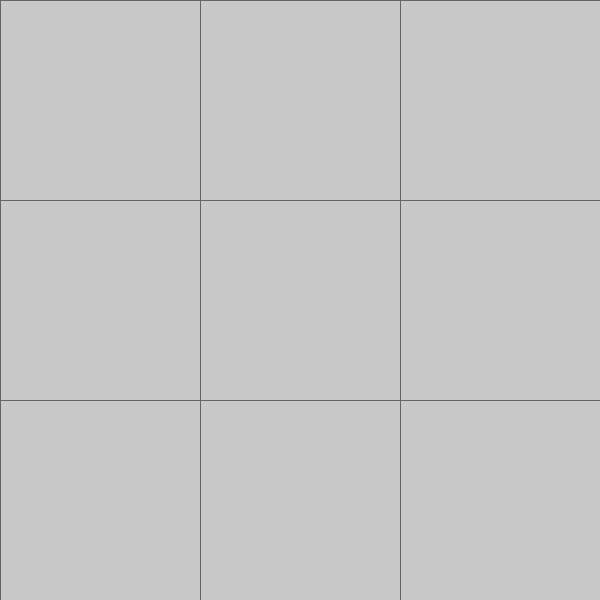
Frame 1 (no input)
Frame 60 (the mouse pressed at the canvas centre just before this capture): identical to frame 1, image omitted
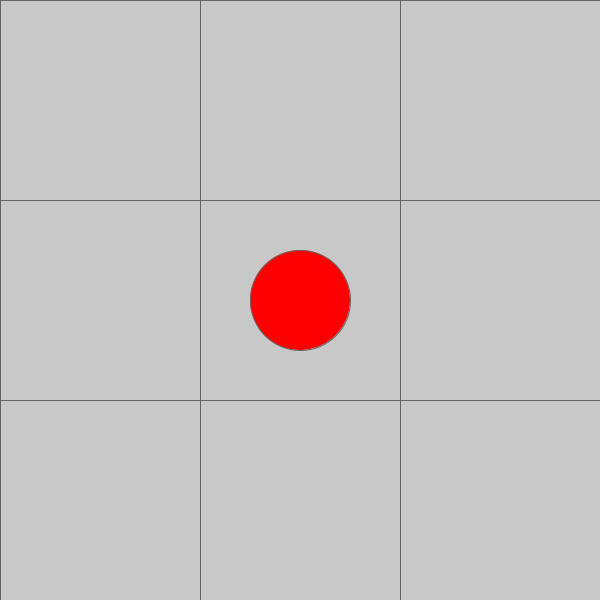
Frame 120 (the mouse held since frame 60 and released just before this capture)

The Processing sketch that drew these frames (run headless with seeded random() and noise(); from frame 60 on, the mouse is pressed at the canvas centre):

// Processing sketch: ta_te_ti_completo
// ── ta_te_ti_completo.pde
// Le agregué estados para fraccionar mejor el código
int cant = 3;
int tam;
int turno;
boolean [][] juga1 = new boolean[cant][cant];
boolean [][] juga2 = new boolean[cant][cant];

String estado = "jugando"; // estado del juego
void setup() {
  size(600, 600);
  tam = width/cant;
  for (int i=0; i<cant; i++) {
    for (int j=0; j<cant; j++) {
      juga1[i][j] = false;
      juga2[i][j] = false;
    }
  }
  textSize(40);
  textAlign(CENTER);
}
void draw() {
  background(255);
  if (estado.equals("jugando")) {
    for (int i=0; i<cant; i++) {
      for (int j=0; j<cant; j++) {
        strokeWeight(1);
        stroke(100);
        fill(200);
        rect(i*tam, j*tam, tam, tam);

        if (juga1[i][j]==true) {
          fill(255, 0, 0);
          ellipse(i*tam+tam/2, j*tam+tam/2, tam/2, tam/2);
        }
        if (juga2[i][j]) {
          strokeWeight(3);
          stroke(0, 0, 255);
          line(i*tam, j*tam, i*tam+tam, j*tam+tam );
          line(i*tam, j*tam+tam, i*tam+tam, j*tam );
        }
        /// condiciones gana juga1
        if (juga1[0][0] && juga1[1][0] && juga1[2][0] ||// fila superior
          juga1[0][1] && juga1[1][1] && juga1[2][1]|| // fila medio
          juga1[0][2] && juga1[1][2] && juga1[2][2] ||// fila inferior

          juga1[0][0] && juga1[0][1] && juga1[0][2] || // columna izquierda
          juga1[1][0] && juga1[1][1] && juga1[1][2] || // comumna del medio
          juga1[2][0] && juga1[2][1] && juga1[2][2] || // comumna derecha

          juga1[0][0] && juga1[1][1] && juga1[2][2] || // diagonal descendente
          juga1[0][2] && juga1[1][1] && juga1[2][0] ) {  // diagonal ascendente

          estado = "gana1"; // si completa alguna fila, columna o diagonal          
        }
        // condiciones para que gane jugador 2
        if (juga2[0][j] && juga2[1][j] && juga2[2][j] || 
          juga2[i][0] && juga2[i][1] && juga2[i][2] ||

          juga2[0][0] && juga2[1][1] && juga2[2][2] || // diagonal descendente
          juga2[0][2] && juga2[1][1] && juga2[2][0] ) {  // diagonal ascendente) {
         
          estado = "gana2"; // si completa alguna fila, columna o diagonal
        }
      }
    }
  }
  if (estado.equals("gana1")) {
    fill(0, 100);
    rect(0, 0, width, height);
    fill(255, 0, 0);
    text("GANA JUGADOR 1!!", width/2, height/2);
  }
  if (estado.equals("gana2")) {
    fill(0, 100);
    rect(0, 0, width, height);
    fill(0, 0, 255);
    text("GANA JUGADOR 2!!", width/2, height/2);
  }


  println(turno);
}
void mousePressed() {
  /*acá van las acciones para colocar una nueva ficha
   Se debe revisar:
   alternancia de jugadores, la casilla en la que se presiona y que esa casilla esté vacía*/


  for (int i=0; i<cant; i++) {
    for (int j=0; j<cant; j++) {
      if (juga1[i][j]==false && juga2[i][j]==false) {

        if (mouseX>i*tam && mouseX<i*tam+tam && mouseY>j*tam && mouseY<j*tam+tam) {
          if (turno%2==0) {
            juga1[i][j]=true;
          } else {
            juga2[i][j]=true;
          }
          turno++;
        }
      }
    }
  }
}
void keyPressed() {
  turno = 0;
  estado = "jugando";
  for (int i=0; i<cant; i++) {
    for (int j=0; j<cant; j++) {
      juga1[i][j] = false;
      juga2[i][j] = false;
    }
  }
}

// ── reglas.pde
/*
Herramientas

Un tablero
cuadricula de 3x3

Dos jugadores
fichas circulo y cruz


Reglas de jugo
Cada jugador alterna con el otro colocando una ficha.
El que complete una linea horizantal, vertical o diagonal gana


*/
